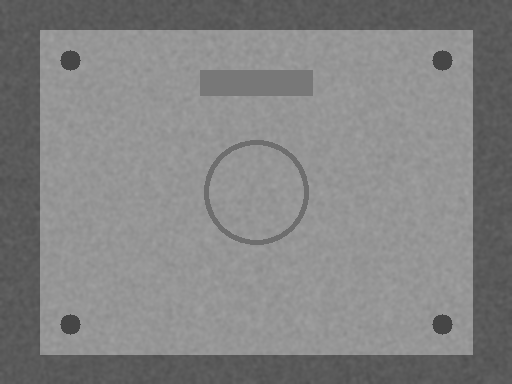
#> input picture VisionQC/data/samples/reference/reference.png, 512 x 384 px
$ python main.py --image ../../VisionQC/data/samples/reference/reference.png
#> lines starting #> are read from the running program, lines starting #| are printed output that depends on the picture; after the words box and inside, x2 and y2 are one past the last pixel; in counts of white or black regions, pixels touching at a corner belong together
"""
Industrial Defect Detection System
CSC 126 Computer Vision Midterm Project

Simple classical OpenCV pipeline (single image, no reference needed):
1. Image operations : grayscale, CLAHE, Gaussian blur, background subtraction
2. Segmentation     : object mask + statistical threshold on local differences
3. Analysis         : morphology, contours, area filtering, bounding boxes

Note: results are SUSPECTED defects for human review, not confirmed defects.

Run:
    python main.py
    python main.py --image path\\to\\photo.jpg
"""

import argparse
import sys
from datetime import datetime
from pathlib import Path
import tkinter as tk
from tkinter import filedialog

import cv2
import numpy as np

SUPPORTED_EXTENSIONS = {".jpg", ".jpeg", ".png", ".bmp", ".tif", ".tiff", ".webp"}
MAX_DIM = 800            # image is resized so settings behave the same on any photo
EDGE_MARGIN = 5          # pixels trimmed from object edges (avoids outline false alarms)
MAX_REGIONS = 12         # show only the biggest suspects
BOX_COLOR = (0, 140, 255)  # orange (BGR)


# ----------------------------------------------------------------------------
# Loading
# ----------------------------------------------------------------------------
def load_image(path: str):
    """Load an image, shrink it if large. Returns (image, error_message)."""
    if not path:
        return None, "No image path was provided."
    p = Path(path).expanduser()
    if not p.exists():
        return None, f"File not found: {p}"
    if p.suffix.lower() not in SUPPORTED_EXTENSIONS:
        return None, f"Unsupported image format: {p.suffix}"
    image = cv2.imread(str(p), cv2.IMREAD_COLOR)
    if image is None or image.size == 0:
        return None, "OpenCV could not read this image."

    h, w = image.shape[:2]
    scale = MAX_DIM / max(h, w)
    if scale < 1:
        image = cv2.resize(image, (int(w * scale), int(h * scale)),
                           interpolation=cv2.INTER_AREA)
    return image, None


def choose_image_file():
    """Open a file picker."""
    root = None
    try:
        root = tk.Tk()
        root.withdraw()
        root.attributes("-topmost", True)
        return filedialog.askopenfilename(
            title="Select the defect photo",
            filetypes=[("Image files", "*.jpg *.jpeg *.png *.bmp *.tif *.tiff *.webp"),
                       ("All files", "*.*")],
        )
    except tk.TclError as exc:
        print(f"Could not open file picker: {exc}")
        return ""
    finally:
        if root is not None:
            try:
                root.destroy()
            except tk.TclError:
                pass


# ----------------------------------------------------------------------------
# Detection
# ----------------------------------------------------------------------------
def get_object_mask(gray: np.ndarray) -> np.ndarray:
    """
    Find the object so we only inspect its surface.
    If the photo has a bright (white) background, that background is removed.
    Otherwise the whole image is inspected.
    """
    border = np.concatenate([gray[0, :], gray[-1, :], gray[:, 0], gray[:, -1]])

    if np.median(border) > 225:  # white / light background
        mask = (gray < 238).astype(np.uint8) * 255
        k = cv2.getStructuringElement(cv2.MORPH_ELLIPSE, (9, 9))
        mask = cv2.morphologyEx(mask, cv2.MORPH_CLOSE, k)
        contours, _ = cv2.findContours(mask, cv2.RETR_EXTERNAL, cv2.CHAIN_APPROX_SIMPLE)
        filled = np.zeros_like(mask)
        cv2.drawContours(filled, contours, -1, 255, thickness=cv2.FILLED)
        mask = filled
    else:
        mask = np.full_like(gray, 255)

    # Trim edges so the outline of the object is not flagged as a defect
    k = cv2.getStructuringElement(
        cv2.MORPH_ELLIPSE, (EDGE_MARGIN * 2 + 1, EDGE_MARGIN * 2 + 1)
    )
    return cv2.erode(mask, k)


def detect_defects(image: np.ndarray, sensitivity: int, min_area: int):
    """
    Returns: enhanced gray, binary mask, list of regions (x, y, w, h, area)
    sensitivity: 1 (strict, few results) .. 10 (loose, many results)
    """
    gray = cv2.cvtColor(image, cv2.COLOR_BGR2GRAY)

    # Image operations
    enhanced = cv2.createCLAHE(clipLimit=2.0, tileGridSize=(8, 8)).apply(gray)
    smooth = cv2.GaussianBlur(enhanced, (5, 5), 0)
    background = cv2.GaussianBlur(smooth, (41, 41), 0)
    difference = cv2.absdiff(smooth, background)

    # Segmentation (only inside the object)
    object_mask = get_object_mask(gray)
    values = difference[object_mask > 0]
    if values.size == 0:
        return enhanced, np.zeros_like(gray), []

    k = 4.0 - 0.3 * sensitivity                       # sensitivity 5 -> k = 2.5
    threshold = max(values.mean() + k * values.std(), 12)
    binary = ((difference > threshold) & (object_mask > 0)).astype(np.uint8) * 255

    # Clean up: remove specks, then merge nearby fragments into one region
    binary = cv2.morphologyEx(
        binary, cv2.MORPH_OPEN, cv2.getStructuringElement(cv2.MORPH_ELLIPSE, (3, 3))
    )
    binary = cv2.morphologyEx(
        binary, cv2.MORPH_CLOSE, cv2.getStructuringElement(cv2.MORPH_ELLIPSE, (11, 11))
    )

    # Analysis
    contours, _ = cv2.findContours(binary, cv2.RETR_EXTERNAL, cv2.CHAIN_APPROX_SIMPLE)
    regions = []
    for c in contours:
        area = cv2.contourArea(c)
        if area < min_area:
            continue
        x, y, w, h = cv2.boundingRect(c)
        regions.append((x, y, w, h, area))

    regions.sort(key=lambda r: r[4], reverse=True)
    return enhanced, binary, regions[:MAX_REGIONS]


# ----------------------------------------------------------------------------
# Drawing
# ----------------------------------------------------------------------------
def draw_results(image: np.ndarray, regions: list) -> np.ndarray:
    """Thin boxes + small numbers only."""
    result = image.copy()
    for i, (x, y, w, h, _) in enumerate(regions, start=1):
        pad = 4
        p1 = (max(0, x - pad), max(0, y - pad))
        p2 = (min(result.shape[1] - 1, x + w + pad), min(result.shape[0] - 1, y + h + pad))
        cv2.rectangle(result, p1, p2, BOX_COLOR, 2)
        cv2.putText(result, str(i), (p1[0], max(14, p1[1] - 4)),
                    cv2.FONT_HERSHEY_SIMPLEX, 0.55, BOX_COLOR, 2, cv2.LINE_AA)
    return result


def titled(panel: np.ndarray, title: str) -> np.ndarray:
    if panel.ndim == 2:
        panel = cv2.cvtColor(panel, cv2.COLOR_GRAY2BGR)
    panel = panel.copy()
    cv2.rectangle(panel, (0, 0), (panel.shape[1], 30), (35, 35, 35), -1)
    cv2.putText(panel, title, (10, 21), cv2.FONT_HERSHEY_SIMPLEX,
                0.6, (255, 255, 255), 1, cv2.LINE_AA)
    return panel


def build_dashboard(image, mask, annotated, count, sensitivity, min_area):
    """Three panels in one row: original | mask | result, plus a footer."""
    panels = [
        titled(image, "Original"),
        titled(mask, "Defect Mask"),
        titled(annotated, f"Suspected Defects: {count}"),
    ]
    row = np.hstack(panels)
    footer = np.zeros((36, row.shape[1], 3), dtype=np.uint8)
    text = (f"Sensitivity: {sensitivity}/10 | Min area: {min_area}px | "
            "O=open  S=save  +/-=sensitivity  [/]=min area  R=reset  Q=quit")
    cv2.putText(footer, text, (10, 24), cv2.FONT_HERSHEY_SIMPLEX,
                0.55, (230, 230, 230), 1, cv2.LINE_AA)
    return np.vstack((row, footer))


# ----------------------------------------------------------------------------
# Saving / reporting
# ----------------------------------------------------------------------------
def save_results(source_path, annotated, mask):
    out = Path("outputs")
    out.mkdir(parents=True, exist_ok=True)
    stem = Path(source_path).stem if source_path else "inspection"
    stamp = datetime.now().strftime("%Y%m%d_%H%M%S")
    a_path = out / f"{stem}_result_{stamp}.png"
    m_path = out / f"{stem}_mask_{stamp}.png"
    if not cv2.imwrite(str(a_path), annotated):
        raise OSError(f"Could not save {a_path}")
    if not cv2.imwrite(str(m_path), mask):
        raise OSError(f"Could not save {m_path}")
    return a_path, m_path


def print_report(regions):
    print(f"\n--- Inspection report: {len(regions)} suspected region(s) ---")
    for i, (x, y, w, h, area) in enumerate(regions, start=1):
        print(f"{i}. area={area:.0f}px², box=(x:{x}, y:{y}, w:{w}, h:{h})")
    print("Reminder: these are candidates for human review, not confirmed defects.")


# ----------------------------------------------------------------------------
# Main loop
# ----------------------------------------------------------------------------
def run_application(args):
    image_path = args.image or choose_image_file()
    image, error = load_image(image_path)
#> in load_image, image is the input picture: shape (384, 512, 3); min 70, max 161, mean 131.2
    if error:
        print(f"Image error: {error}")
        print("Use: python main.py --image path\\to\\image.jpg")
        return 1

    default_sens = int(np.clip(args.sensitivity, 1, 10))
    default_area = max(0, args.min_area)
    sensitivity, min_area = default_sens, default_area
    current_path = image_path

    window = "CSC 126 - Industrial Defect Detection"
    cv2.namedWindow(window, cv2.WINDOW_NORMAL)
    cv2.resizeWindow(window, 1500, 560)

    print("Keys: O=open  S=save  +/-=sensitivity  [ / ]=min area  R=reset  Q/ESC=quit")

    needs_update = True
    mask = annotated = None
    regions = []

    while True:
        try:
            if needs_update:
                enhanced, mask, regions = detect_defects(image, sensitivity, min_area)
#> in detect_defects, `difference = cv2.absdiff(smooth, background)`:
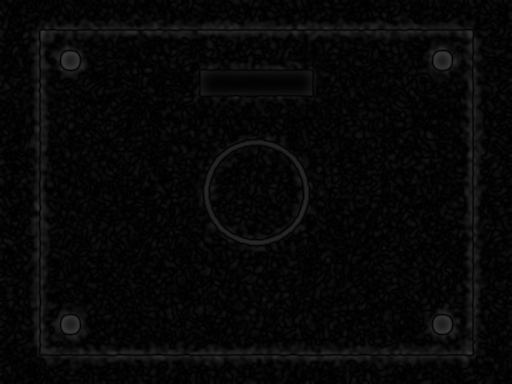
#> difference: shape (384, 512); min 0, max 55, mean 7.2
#> in get_object_mask, `border = np.concatenate([gray[0, :], gray[-1, :], gray[:, 0], gray[:, ..`: border = 1792 values, max 99 at index 245, min 79 at index 470, mean 89.53
#> in detect_defects, `object_mask = get_object_mask(gray)`: object_mask: shape (384, 512); every value is 255
#> in detect_defects, `threshold = max(values.mean() + k * values.std(), 12)`: threshold = 25.18
#> in detect_defects, `binary = ((difference > threshold) & (object_mask > 0)).astype(np.uint..`:
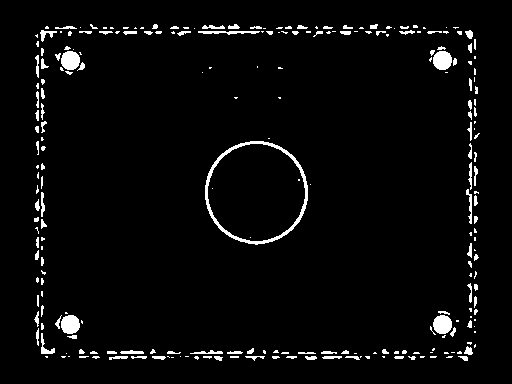
#> binary: shape (384, 512); 3.6% white; 246 white regions (137 under 20 px), largest, box (x1, y1, x2, y2) and area: (205, 141, 308, 245) 1041, (433, 51, 452, 70) 293, (61, 315, 80, 334) 292
#> in detect_defects, `binary = cv2.morphologyEx( binary, cv2.MORPH_OPEN, cv2.getStructuringE..`: binary: shape (384, 512); 2.8% white; 186 white regions (116 under 20 px), largest, box (x1, y1, x2, y2) and area: (205, 141, 308, 245) 1041, (433, 51, 452, 70) 292, (61, 315, 80, 334) 291
#> in detect_defects, `binary = cv2.morphologyEx( binary, cv2.MORPH_CLOSE, cv2.getStructuring..`:
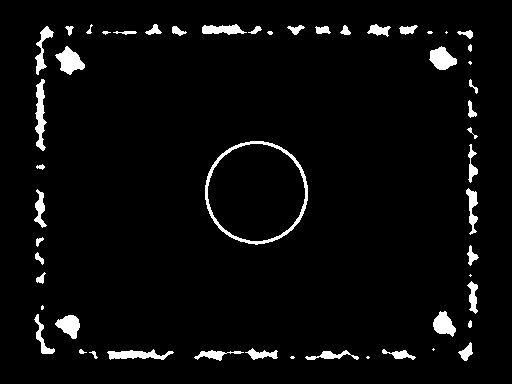
#> binary: shape (384, 512); 4% white; 53 white regions (9 under 20 px)
#> in detect_defects, `contours, _ = cv2.findContours(binary, cv2.RETR_EXTERNAL, cv2.CHAIN_AP..`: contours = 53 contours, 16 with area under 20; largest, box (x1, y1, x2, y2) and area: (205, 141, 308, 245) 8238, (55, 46, 85, 75) 430, (35, 79, 47, 151) 392, (429, 46, 457, 70) 389, (107, 349, 174, 360) 341
#> the loop in detect_defects, `for c in contours:` made 53 passes
#> area on passes 6, 11, 19, 20, 21, 22, 25, 26, 29, 30, 39, 41: 125, 117, 45, 40.5, 85, 28.5, 22, 127, 61.5, 28, 32, 55
#> (area, x, y, w, h) on passes 4, 5, 7, 10, 13, 14: (164, 305, 350, 54, 10), (170, 194, 350, 50, 11), (341, 107, 349, 67, 11), (160.5, 245, 348, 33, 12), (335, 55, 315, 25, 24), (180.5, 34, 314, 21, 40)
#> after the loop in detect_defects, `for c in contours:`: regions = 16 items, first 6: (305, 350, 54, 10, 164), (194, 350, 50, 11, 170), (107, 349, 67, 11, 341), (245, 348, 33, 12, 160.5), (55, 315, 25, 24, 335), (34, 314, 21, 40, 180.5)
#> regions = 12 items, first 6: (205, 141, 103, 104, 8238), (55, 46, 30, 29, 430), (35, 79, 12, 72, 392.5), (429, 46, 28, 24, 389), (107, 349, 67, 11, 341), (433, 311, 23, 26, 337)
                annotated = draw_results(image, regions)
#> the loop in draw_results, `for i, (x, y, w, h, _) in enumerate(regions, start=1):` made 12 passes
#> (x, y, w, h, p1, p2) on passes 1 to 12: (205, 141, 103, 104, (201, 137), (312, 249)), (55, 46, 30, 29, (51, 42), (89, 79)), (35, 79, 12, 72, (31, 75), (51, 155)), (429, 46, 28, 24, (425, 42), (461, 74)), (107, 349, 67, 11, (103, 345), (178, 364)), (433, 311, 23, 26, (429, 307), (460, 341)), (55, 315, 25, 24, (51, 311), (84, 343)), (202, 24, 45, 11, (198, 20), (251, 39)), (35, 26, 19, 49, (31, 22), (58, 79)), (466, 188, 12, 47, (462, 184), (482, 239)), (34, 189, 13, 39, (30, 185), (51, 232)), (34, 314, 21, 40, (30, 310), (59, 358))
#> after the loop in draw_results, `for i, (x, y, w, h, _) in enumerate(regions, start=1):`:
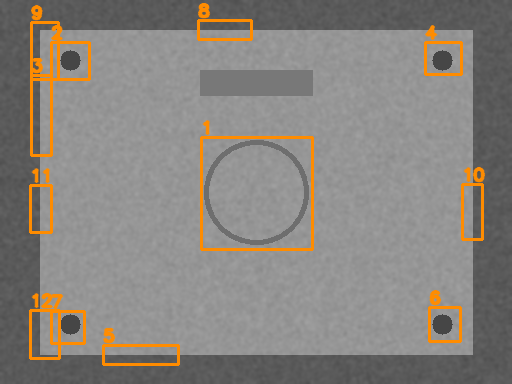
#> result: shape (384, 512, 3); 4.18% of pixels changed, all inside (x1, y1, x2, y2) = (29, 2, 486, 366)
                dashboard = build_dashboard(
                    image, mask, annotated, len(regions), sensitivity, min_area
                )
#> in titled (call 2), `panel = cv2.cvtColor(panel, cv2.COLOR_GRAY2BGR)`: panel: shape (384, 512, 3); 4% white; 53 white regions (9 under 20 px), largest, box (x1, y1, x2, y2) and area: (205, 141, 308, 245) 1041, (55, 46, 85, 75) 469, (35, 79, 47, 151) 467
#> call 3 of titled, with title = 'Suspected Defects: 12'
#> in titled (call 3), `cv2.putText(panel, title, (10, 21), cv2.FONT_HERSHEY_SIMPLEX, 0.6, (25..`:
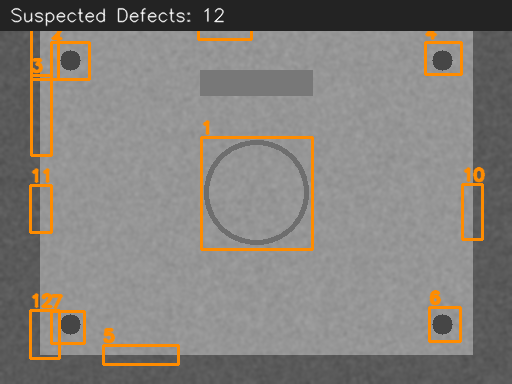
#> panel: shape (384, 512, 3); mean B, G, R 122.6, 127.5, 131.6
#> in build_dashboard, `row = np.hstack(panels)`:
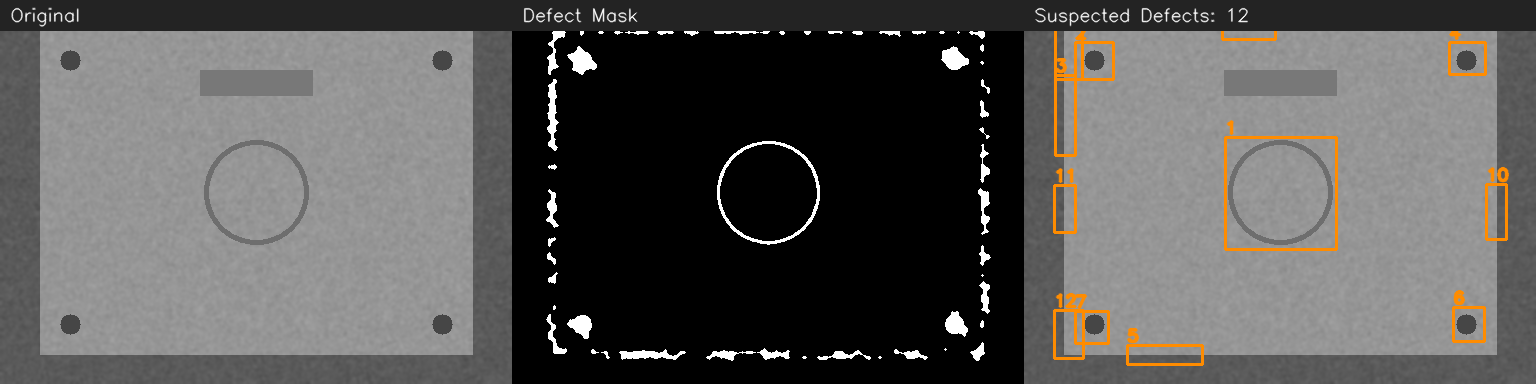
#> row: shape (384, 1536, 3); mean of channels 0, 1, 2 87.3, 89, 90.3; drawn as B, G, R
#> in build_dashboard, `return np.vstack((row, footer))`:
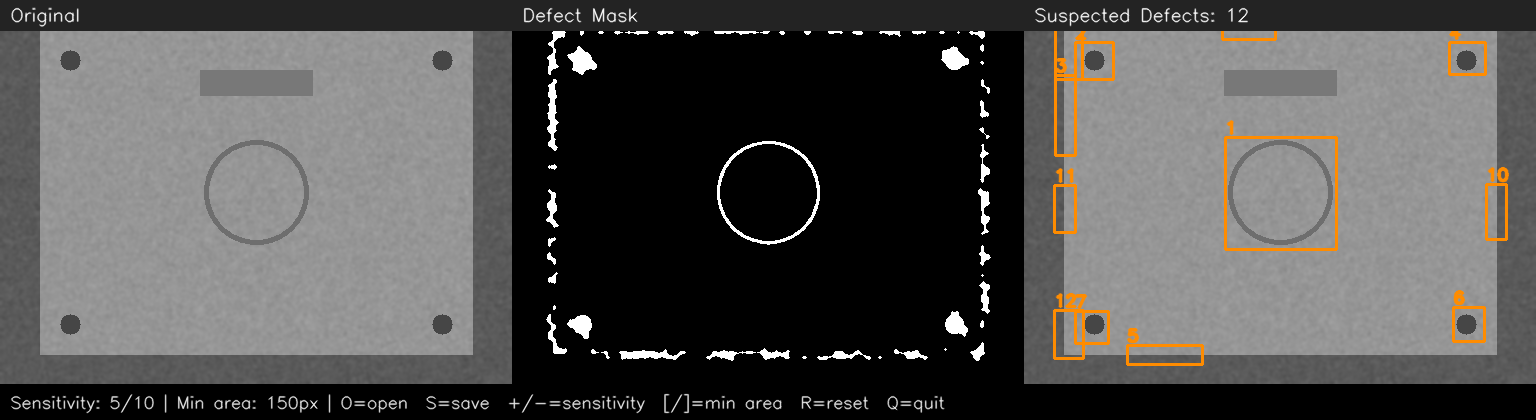
#> returned value: shape (420, 1536, 3); mean of channels 0, 1, 2 80.6, 82.1, 83.4; drawn as B, G, R
                cv2.imshow(window, dashboard)
                needs_update = False

            key = cv2.waitKey(30) & 0xFF
#> (key q is pressed here)

            if cv2.getWindowProperty(window, cv2.WND_PROP_VISIBLE) < 1:
                break
            if key == 255:
                continue

            if key in (ord("q"), 27):
                break
            elif key == ord("o"):
                path = choose_image_file()
                if path:
                    new_image, err = load_image(path)
                    if err:
                        print(f"Image error: {err}")
                    else:
                        image, current_path = new_image, path
                        print(f"Loaded: {path}")
                        needs_update = True
            elif key == ord("s"):
                try:
                    a_path, m_path = save_results(current_path, annotated, mask)
                    print(f"Saved: {a_path}\nSaved: {m_path}")
                    print_report(regions)
                except OSError as exc:
                    print(f"Save error: {exc}")
            elif key in (ord("+"), ord("=")):
                sensitivity = min(10, sensitivity + 1)
                needs_update = True
            elif key in (ord("-"), ord("_")):
                sensitivity = max(1, sensitivity - 1)
                needs_update = True
            elif key == ord("]"):
                min_area += 20
                needs_update = True
            elif key == ord("["):
                min_area = max(0, min_area - 20)
                needs_update = True
            elif key == ord("r"):
                sensitivity, min_area = default_sens, default_area
                needs_update = True

        except cv2.error as exc:
            print(f"OpenCV processing error: {exc}")
            break

    cv2.destroyAllWindows()
    return 0


def parse_arguments():
    parser = argparse.ArgumentParser(description="Simple OpenCV defect detection.")
    parser.add_argument("--image", type=str, default="",
                        help="Path to the defect photo. Opens a file picker if omitted.")
    parser.add_argument("--sensitivity", type=int, default=5,
                        help="1 (strict) to 10 (loose). Default 5.")
    parser.add_argument("--min-area", type=int, default=150,
                        help="Smallest region to report, in pixels². Default 150.")
    return parser.parse_args()


if __name__ == "__main__":
    try:
        sys.exit(run_application(parse_arguments()))
#> (the program exits here)

$ run again, on VisionQC/data/samples/test/defective/defect_dent_01.png
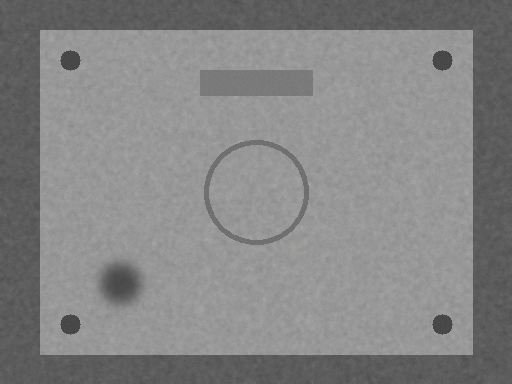
#> input picture VisionQC/data/samples/test/defective/defect_dent_01.png, 512 x 384 px
#> in load_image, image is the input picture: shape (384, 512, 3); mean B, G, R 132.9, 132.9, 132.9
#> border = 1792 values, max 104 at index 245, min 79 at index 1720, mean 91.75
#> object_mask: shape (384, 512); every value is 255
#> threshold = 26.65
#> in detect_defects, `binary = cv2.morphologyEx( binary, cv2.MORPH_CLOSE, cv2.getStructuring..`:
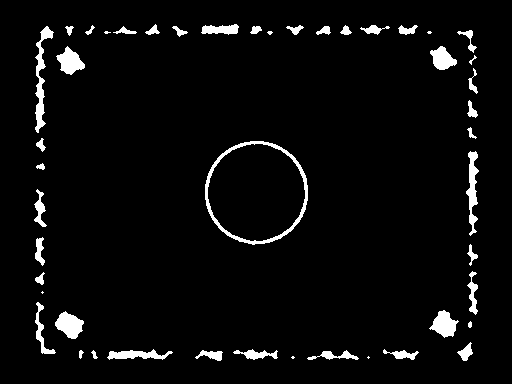
#> binary: shape (384, 512); 4.2% white; 47 white regions (6 under 20 px)
#> contours = 47 contours, 9 with area under 20; largest, box (x1, y1, x2, y2) and area: (205, 141, 308, 245) 8258, (35, 26, 54, 133) 544, (55, 311, 84, 339) 464, (466, 151, 479, 236) 434, (429, 310, 459, 338) 428
#> the loop in detect_defects, `for c in contours:` made 47 passes
#> area on passes 4, 5, 7, 10, 16, 18, 19, 21: 133.5, 21, 137.5, 125.5, 51.5, 64, 134.5, 28
#> after the loop in detect_defects, `for c in contours:`: regions = 14 items, first 6: (307, 350, 52, 10, 159.5), (233, 349, 45, 11, 185.5), (107, 349, 66, 11, 335), (55, 311, 29, 28, 464), (429, 310, 30, 28, 428), (35, 302, 21, 52, 213)
#> in run_application, `enhanced, mask, regions = detect_defects(image, sensitivity, min_area)`: regions = 12 items, first 6: (205, 141, 103, 104, 8258), (35, 26, 19, 107, 543.5), (55, 311, 29, 28, 464), (466, 151, 13, 85, 434), (429, 310, 30, 28, 428), (56, 46, 29, 29, 425)
#> the loop in draw_results, `for i, (x, y, w, h, _) in enumerate(regions, start=1):` made 12 passes
#> (x, y, w, h, p1, p2) on passes 1 to 8: (205, 141, 103, 104, (201, 137), (312, 249)), (35, 26, 19, 107, (31, 22), (58, 137)), (55, 311, 29, 28, (51, 307), (88, 343)), (466, 151, 13, 85, (462, 147), (483, 240)), (429, 310, 30, 28, (425, 306), (463, 342)), (56, 46, 29, 29, (52, 42), (89, 79)), (430, 46, 27, 24, (426, 42), (461, 74)), (107, 349, 66, 11, (103, 345), (177, 364))
#> in build_dashboard, `return np.vstack((row, footer))`:
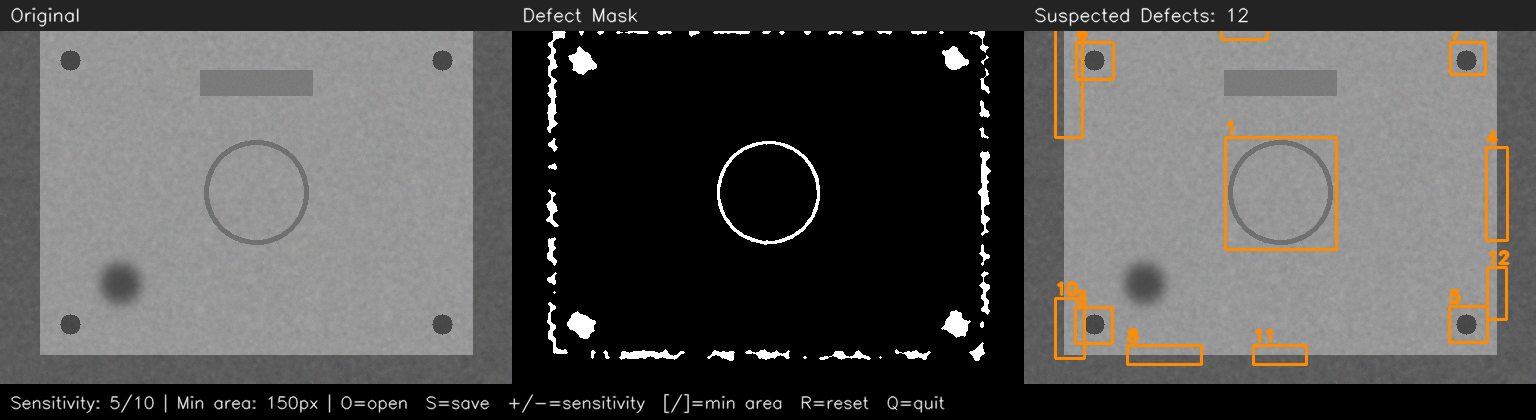
#> returned value: shape (420, 1536, 3); mean of channels 0, 1, 2 81.6, 83.2, 84.6; drawn as B, G, R
